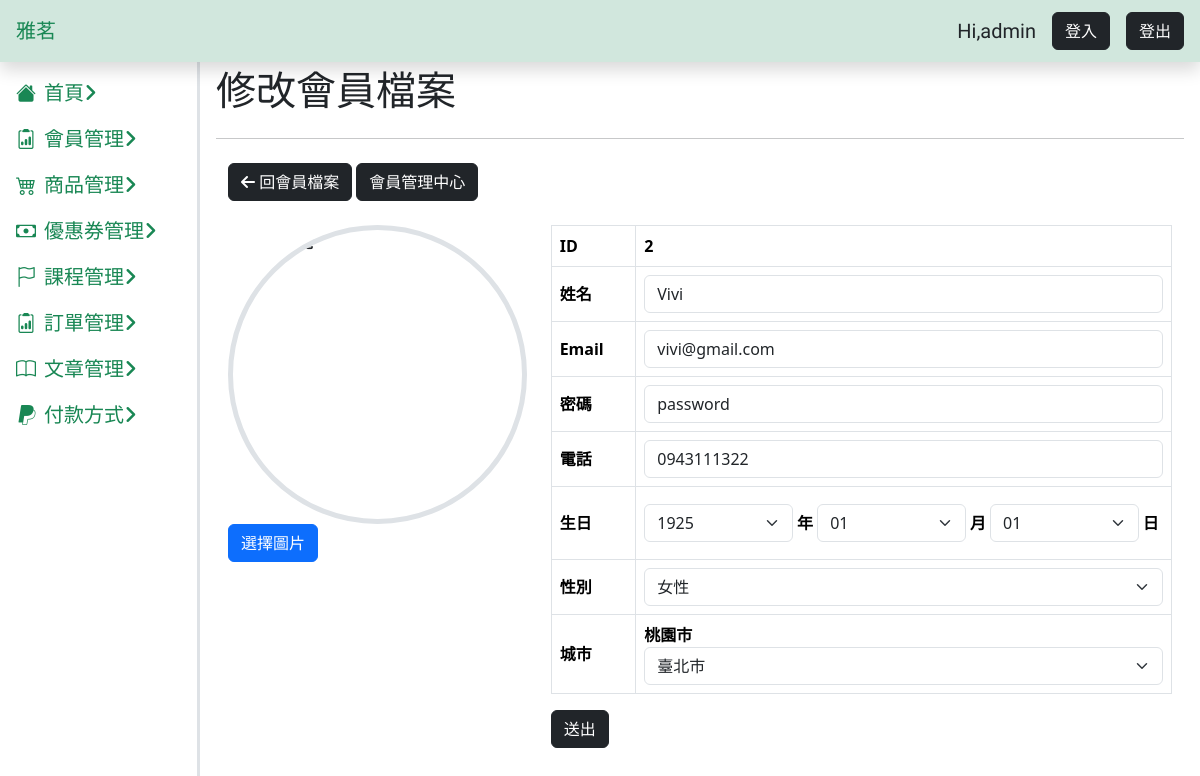
Screenshot of /user/user-edit.php?id=2 with the database file from the repository.
### tables this page shows
CREATE TABLE `users` (
  `id` int(11) NOT NULL COMMENT '流水號',
  `memberid` varchar(50) NOT NULL COMMENT '會員編號',
  `name` varchar(30) DEFAULT NULL COMMENT '使用者名字',
  `images_id` int(255) NOT NULL DEFAULT 0,
  `images_name` varchar(255) DEFAULT NULL COMMENT '使用者照片',
  `gender` enum('女性','男性','其他','') DEFAULT NULL COMMENT '性別',
  `birthday` date DEFAULT NULL COMMENT '生日',
  `account` varchar(50) NOT NULL COMMENT '帳號',
  `password` varchar(50) NOT NULL COMMENT '密碼',
  `phone` varchar(30) DEFAULT NULL COMMENT '電話',
  `email` varchar(50) DEFAULT NULL COMMENT '信箱',
  `location` varchar(30) DEFAULT NULL COMMENT '城市',
  `carrierid` varchar(50) DEFAULT NULL COMMENT '電子發票載具',
  `created_at` datetime DEFAULT current_timestamp() COMMENT '資料建立日期',
  `valid` tinyint(4) NOT NULL DEFAULT 1 COMMENT '使用者資料狀態'
);

### user/user-edit.php (the view, shortened to what this page needs)
<?php
if (!isset($_GET["id"])) {
  $id = 1;
} else {
  $id = $_GET["id"];
}
require_once("../db_connect.php");
$sql = "SELECT * FROM users WHERE id = $id AND valid = 1";
$result = $conn->query($sql);
$row = $result->fetch_assoc();
if ($result->num_rows > 0) {
  $userExit = true;
} else {
  $userExit = false;
  $title = "使用者不存在";
}
?>
<!doctype html>
<html lang="en">
<head>
  <?php include("../css.php"); ?>
</head>
<body>
  <?php include("../dashboard-comm.php") ?>
  <main class="main-content p-3">
    <div class="d-flex justify-content-between">
      <h1>修改會員檔案</h1>
    </div>
    <hr>
    <div class="container">
      <div class="py-2">
        <a class="btn btn-dark" href="user.php?id=<?= $id ?>">
          <i class="fa-solid fa-arrow-left"></i>&nbsp回會員檔案</a>
        <a href="users.php" class="btn btn-dark">會員管理中心</a>
      </div>
      <div class="row justify-content-center">
        <div class="col-lg-4 ">
          <div class="mt-3">
            <div class="position-relative" action="doUpload.php" method="post" enctype="multipart/form-data">
              <div class="ratio ratio-1x1 rounded-circle border border-5 overflow-hidden bg-transparent " style="max-width: 350px;">
                <img id="previewImage" src="/upload/<?= $image["pic_name"] ?>" alt="圖片預覽" class="object-fit-cover">
              </div>
              <div class=" position-absolute top-100">
                <button type="button" class="btn btn-primary" onclick="document.getElementById('fileUpload').click();">
                  選擇圖片
                </button>
              </div>
            </div>
          </div>
        </div>
        <div class="col-lg-8 mt-3">
          <?php if ($userExit) : ?>
            <form action="doUpdateUser.php" method="post">
              <table class="table table-bordered align-middle justify-content-center">
                <tr>
                  <th>ID</th>
                  <td><?= $row["id"] ?></td>
                </tr>
                <tr>
                  <th>姓名</th>
                  <td>
                    <input type="text" class="form-control" name="name" value="<?= $row["name"] ?>">
                  </td>
                </tr>
                <tr>
                  <th>Email</th>
                  <td><input type="text" class="form-control" name="email" value="<?= $row["email"] ?>"></td>
                </tr>
                <tr>
                  <th>密碼</th>
                  <td> <input type="text" class="form-control" name="password" value="<?= $row["password"] ?>"></td>
                </tr>
                <tr>
                  <th>電話</th>
                  <td><input type="text" class="form-control" name="phone" value="<?= $row["phone"] ?>"></td>
                </tr>
                <tr>
                  <th>生日</th>
                  <td>
                    <div class="d-flex align-items-center ">
                      <select name="birthday-y" id="" class="form-select">
                        <option value="1925">1925</option>
                      </select>
                      <p class="mt-3">&nbsp年&nbsp</p>
                      <select name="birthday-m" id="" class="form-select">
                        <option value="01">01</option>
                      </select>
                      <p class="mt-3">&nbsp月&nbsp</p>
                      <select name="birthday-d" id="" class="form-select">
                        <option value="01">01</option>
                      </select>
                      <p class="mt-3">&nbsp日&nbsp</p>
                    </div>
        </div>
        <tr>
          <th>性別</th>
          <td>
            <?php
            $gender_description = $row["gender"];
            $gender_map = [
              "女性" => 1,
              "男性" => 2,
              "其他" => 3
            ];
            $gender_value = $gender_map[$gender_description] ?? null;
            ?>
            <select name="gender" id="gender" class="form-select">
              <option value="1" <?= ($gender_value == 1 ? 'selected' : ''); ?>>女性</option>
            </select>
          </td>
        </tr>
        <tr>
          <th>城市</th>
          <td>
            <?php echo $location = $row["location"]; ?>
            <select name="location" id="" class="form-select" type="text">
              <option value="TWTWCT1 <?= ($location == 1 ? 'selected' : ''); ?>">臺北市</option>
            </select>
          </td>
        </tr>
        <button class="btn btn-dark" type="submit">送出</button>
      <?php else : ?>
        <h1>使用者不存在</h1>
      <?php endif; ?>
      </div>
    </div>
  </main>
</body>
</html>

### css.php (style rules this page uses)
a { text-decoration: none; cursor: pointer; user-select: none; }
:root { --aside-witch: 200px; --header-height: 50px; }
.main-content { margin: var(--header-height) 0 0 var(--aside-witch); }
body { font-weight: bold; }

### rows the page displays
users: id "2", name "Vivi", email "vivi@gmail.com", password "password", phone "0943111322", gender "女性", location "桃園市"
